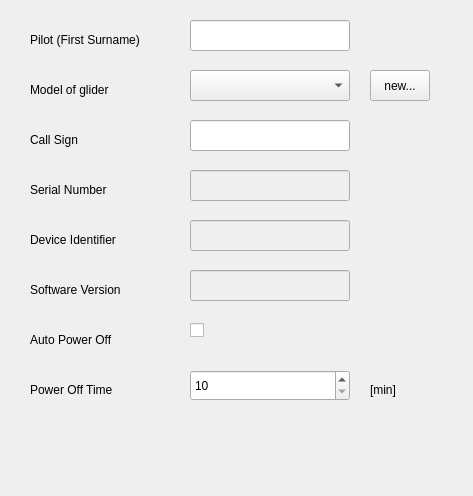
<?xml version="1.0" encoding="UTF-8"?>
<ui version="4.0">
 <class>DeviceFrame6015</class>
 <widget class="QWidget" name="DeviceFrame6015">
  <property name="geometry">
   <rect>
    <x>0</x>
    <y>0</y>
    <width>473</width>
    <height>496</height>
   </rect>
  </property>
  <property name="windowTitle">
   <string>Device</string>
  </property>
  <widget class="QComboBox" name="comboBoxModel">
   <property name="geometry">
    <rect>
     <x>190</x>
     <y>70</y>
     <width>160</width>
     <height>31</height>
    </rect>
   </property>
  </widget>
  <widget class="QLineEdit" name="lineEdit_PilotName">
   <property name="geometry">
    <rect>
     <x>190</x>
     <y>20</y>
     <width>160</width>
     <height>31</height>
    </rect>
   </property>
   <property name="text">
    <string/>
   </property>
   <property name="maxLength">
    <number>16</number>
   </property>
  </widget>
  <widget class="QLineEdit" name="lineEdit_SerialNr">
   <property name="enabled">
    <bool>false</bool>
   </property>
   <property name="geometry">
    <rect>
     <x>190</x>
     <y>170</y>
     <width>160</width>
     <height>31</height>
    </rect>
   </property>
   <property name="text">
    <string/>
   </property>
  </widget>
  <widget class="QPushButton" name="pushButtonGlider">
   <property name="geometry">
    <rect>
     <x>370</x>
     <y>70</y>
     <width>60</width>
     <height>31</height>
    </rect>
   </property>
   <property name="text">
    <string>new...</string>
   </property>
  </widget>
  <widget class="QLineEdit" name="lineEdit_SwVersion">
   <property name="enabled">
    <bool>false</bool>
   </property>
   <property name="geometry">
    <rect>
     <x>190</x>
     <y>270</y>
     <width>160</width>
     <height>31</height>
    </rect>
   </property>
   <property name="text">
    <string/>
   </property>
  </widget>
  <widget class="QLineEdit" name="lineEdit_DeviceIdent">
   <property name="enabled">
    <bool>false</bool>
   </property>
   <property name="geometry">
    <rect>
     <x>190</x>
     <y>220</y>
     <width>160</width>
     <height>31</height>
    </rect>
   </property>
   <property name="text">
    <string/>
   </property>
  </widget>
  <widget class="QLineEdit" name="lineEdit_GliderID">
   <property name="geometry">
    <rect>
     <x>190</x>
     <y>120</y>
     <width>160</width>
     <height>31</height>
    </rect>
   </property>
   <property name="text">
    <string/>
   </property>
   <property name="maxLength">
    <number>16</number>
   </property>
  </widget>
  <widget class="QLabel" name="textLabel_PilotName">
   <property name="geometry">
    <rect>
     <x>30</x>
     <y>30</y>
     <width>153</width>
     <height>20</height>
    </rect>
   </property>
   <property name="text">
    <string>Pilot (First Surname)</string>
   </property>
   <property name="wordWrap">
    <bool>false</bool>
   </property>
  </widget>
  <widget class="QLabel" name="textLabelModel">
   <property name="geometry">
    <rect>
     <x>30</x>
     <y>80</y>
     <width>108</width>
     <height>20</height>
    </rect>
   </property>
   <property name="text">
    <string>Model of glider</string>
   </property>
   <property name="wordWrap">
    <bool>false</bool>
   </property>
  </widget>
  <widget class="QLabel" name="textLabel_GliderID">
   <property name="geometry">
    <rect>
     <x>30</x>
     <y>130</y>
     <width>70</width>
     <height>20</height>
    </rect>
   </property>
   <property name="text">
    <string>Call Sign</string>
   </property>
   <property name="wordWrap">
    <bool>false</bool>
   </property>
  </widget>
  <widget class="QLabel" name="textLabel_SerialNr">
   <property name="geometry">
    <rect>
     <x>30</x>
     <y>180</y>
     <width>110</width>
     <height>20</height>
    </rect>
   </property>
   <property name="text">
    <string>Serial Number</string>
   </property>
   <property name="wordWrap">
    <bool>false</bool>
   </property>
  </widget>
  <widget class="QLabel" name="textLabel_DeviceIdent">
   <property name="geometry">
    <rect>
     <x>30</x>
     <y>230</y>
     <width>130</width>
     <height>20</height>
    </rect>
   </property>
   <property name="text">
    <string>Device Identifier</string>
   </property>
   <property name="wordWrap">
    <bool>false</bool>
   </property>
  </widget>
  <widget class="QLabel" name="textLabel_SwVersion">
   <property name="geometry">
    <rect>
     <x>30</x>
     <y>280</y>
     <width>130</width>
     <height>20</height>
    </rect>
   </property>
   <property name="text">
    <string>Software Version</string>
   </property>
   <property name="wordWrap">
    <bool>false</bool>
   </property>
  </widget>
  <widget class="QCheckBox" name="checkBox_AutoOff">
   <property name="geometry">
    <rect>
     <x>190</x>
     <y>320</y>
     <width>21</width>
     <height>21</height>
    </rect>
   </property>
   <property name="text">
    <string/>
   </property>
  </widget>
  <widget class="QLabel" name="textLabel_BattType_2">
   <property name="geometry">
    <rect>
     <x>30</x>
     <y>330</y>
     <width>134</width>
     <height>20</height>
    </rect>
   </property>
   <property name="text">
    <string>Auto Power Off</string>
   </property>
   <property name="wordWrap">
    <bool>false</bool>
   </property>
  </widget>
  <widget class="QLabel" name="textLabel_PowerOffTime">
   <property name="geometry">
    <rect>
     <x>30</x>
     <y>380</y>
     <width>134</width>
     <height>20</height>
    </rect>
   </property>
   <property name="text">
    <string>Power Off Time</string>
   </property>
   <property name="wordWrap">
    <bool>false</bool>
   </property>
  </widget>
  <widget class="QSpinBox" name="spinBox_PowerOffTime">
   <property name="geometry">
    <rect>
     <x>190</x>
     <y>370</y>
     <width>160</width>
     <height>31</height>
    </rect>
   </property>
   <property name="minimum">
    <number>10</number>
   </property>
   <property name="maximum">
    <number>240</number>
   </property>
  </widget>
  <widget class="QLabel" name="textLabel_PowerOffTimeUnit">
   <property name="geometry">
    <rect>
     <x>370</x>
     <y>380</y>
     <width>41</width>
     <height>20</height>
    </rect>
   </property>
   <property name="text">
    <string>[min]</string>
   </property>
   <property name="wordWrap">
    <bool>false</bool>
   </property>
  </widget>
 </widget>
 <layoutdefault spacing="6" margin="11"/>
 <pixmapfunction>qPixmapFromMimeSource</pixmapfunction>
 <resources/>
 <connections>
  <connection>
   <sender>pushButtonGlider</sender>
   <signal>clicked()</signal>
   <receiver>DeviceFrame6015</receiver>
   <slot>newGlider()</slot>
   <hints>
    <hint type="sourcelabel">
     <x>20</x>
     <y>20</y>
    </hint>
    <hint type="destinationlabel">
     <x>20</x>
     <y>20</y>
    </hint>
   </hints>
  </connection>
 </connections>
</ui>
